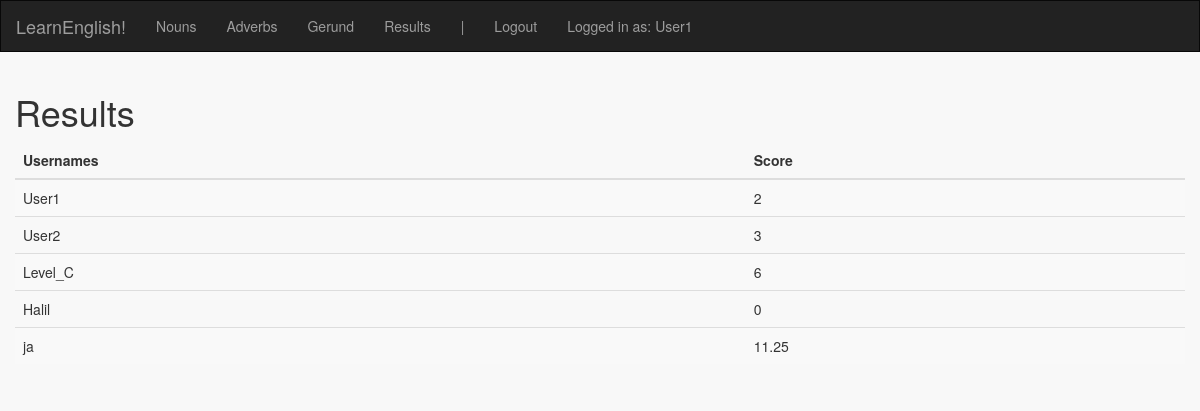
/results (signed in), run on an earlier commit of the app's database.
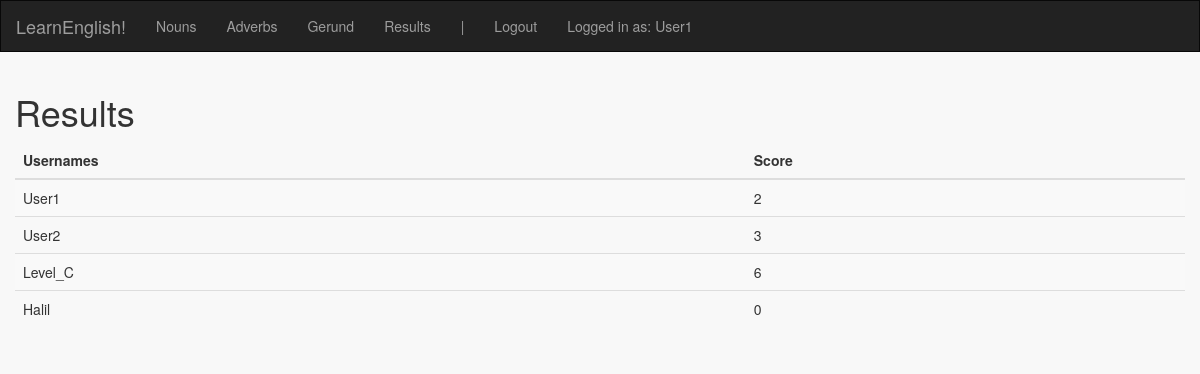
And on a later commit of the database.
### english_exercises/models.py (models this page shows, shortened)
class User(db.Model):
    id = db.Column(db.Integer, primary_key=True)
    username = db.Column(db.String(80), unique=True)
    password = db.Column(db.String(80))
    amountCorrect = db.Column(db.Integer)
    amountIncorrect = db.Column(db.Integer)
    score = db.Column(db.Integer)

### english_exercises/views.py (the view)
@app.route("/results")
@login_required
def results():
    return render_template('results.html', results=User.query.all())

### english_exercises/views.py (called while the page is built)
def login_required(f):
    @wraps(f)
    def decorated_function(*args, **kwargs):
        if session.get('logged_in') is None:
            flash("You must be logged in for this feature")
            return redirect(url_for('login', next=request.url))
        return f(*args, **kwargs)
    return decorated_function

### english_exercises/templates/results.html
{% extends "index.html" %}
{% block body %}
<h1>Results</h1>
<table class="table table-striped">
    <thead>
      <tr>
        <th>Usernames</th>
        <th>Score</th>
      </tr>
    </thead>
    <tbody>
      {% for result in results %}
      <tr>
        <td>{{ result.username }}</td>
        <td>{{ result.score }}</td>
      </tr>
      {% endfor %}
    </tbody>
</table>
{% endblock %}

### english_exercises/templates/index.html (shortened to what this page needs)
<!DOCTYPE html>
<html lang="en">
<head>
    <link href="https://maxcdn.bootstrapcdn.com/bootstrap/3.3.7/css/bootstrap.min.css" rel="stylesheet">
    <link rel=stylesheet type=text/css href="{{ url_for('static', filename='style.css') }}">
</head>
<body class="container-fluid">
  <div class="row">
    <nav id="menu" class="navbar navbar-inverse">
        <div class="navbar-header">
          <a class="navbar-brand" href="/">LearnEnglish!</a>
        </div>
        <ul class="nav navbar-nav">
            <li><a href="{{ url_for ('nouns') }}">Nouns</a></li>
            <li><a href="{{ url_for ('adverbs') }}">Adverbs</a></li>
            <li><a href="{{ url_for ('gerund') }}">Gerund</a></li>
            <li><a href="{{ url_for ('results') }}">Results</a></li>
            <li><a>|</a></li>
            {% if not session.logged_in %}
                <li><a href="{{ url_for ('login') }}">Login</a></li>
                <li><a href="{{ url_for ('register') }}">Register</a></li>
            {% else %}
                <li><a href="{{ url_for('logout') }}">Logout</a></li>
            {% endif %}
            {% if session.logged_in %}
                <li><a>Logged in as: {{ session['username'] }}</a></li>
            {% endif %}
        </ul>
    </nav>
  </div>
  <div class="row">
      <div class="col-xs-12 center">
          {% block body %}
          {% endblock %}
      </div>
  </div>
</body>
</html>

### english_exercises/static/style.css (style rules this page uses)
body { background-color: #f8f8f8 }
#menu { border-radius: 0px; }

What changed in the data, as far as the page shows it:
removed User: username "ja", score "11.25"
